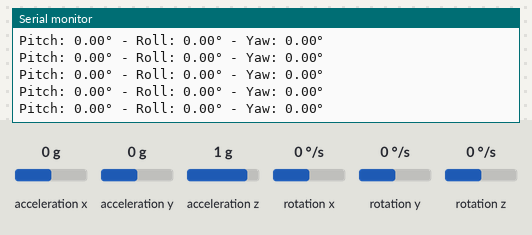
The sketch below on a simulated Arduino Uno, built with avr-gcc and run on an emulated ATmega328P. Shown: the last lines printed to the serial monitor. The test bench sets the inputs (shaded band); at power-on: acceleration x 0 g, acceleration y 0 g, acceleration z 1 g, rotation x 0 °/s, rotation y 0 °/s, rotation z 0 °/s.

Above: at 4.2 s.
4.3 s: acceleration x set to -1.4 g
At 5.1 s:
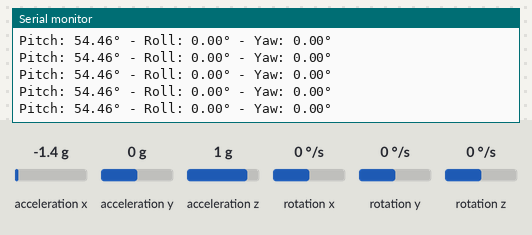
5.8 s: acceleration y set to -1.4 g
At 6.7 s:
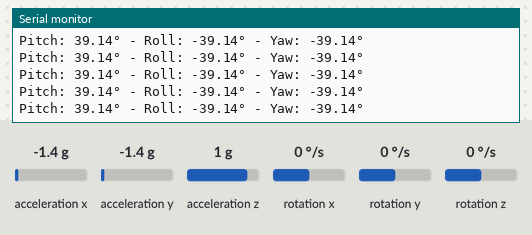
7.3 s: acceleration z set to -1.4 g
At 7.9 s:
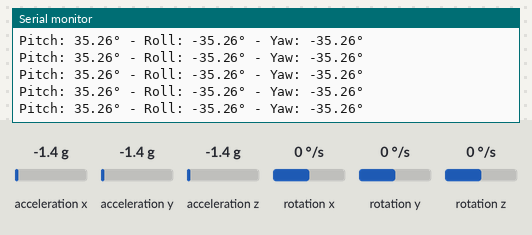
8.8 s: acceleration x set to 0.8 g
At 9.8 s:
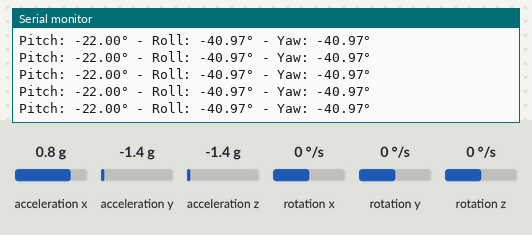
11.8 s: acceleration y set to 0.8 g
At 12.8 s:
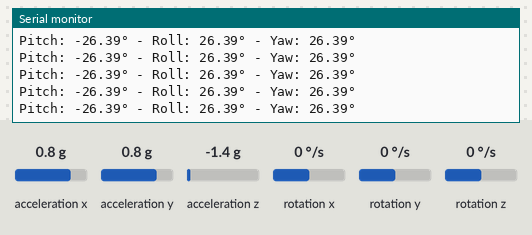
14.8 s: acceleration x set to 0 g
At 15.8 s:
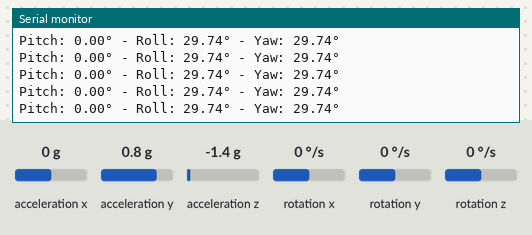
Timing chart, 0 to 17.8 s (numbered marks = the images above; inputs shaded):
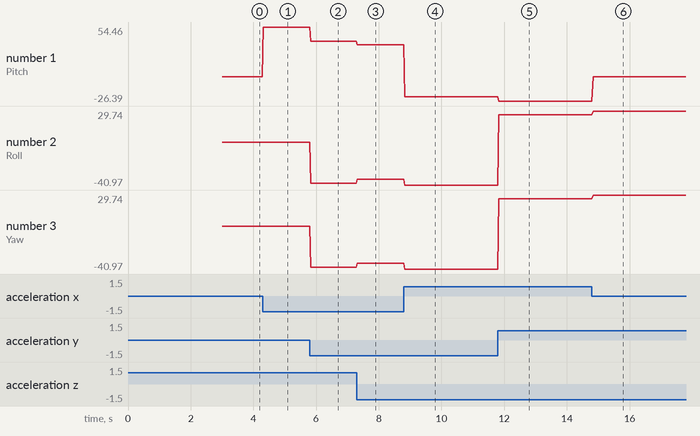

The sketch:

smartpilot2020-pid-test.ino
```cpp
#include <Wire.h>
#include <MPU6050_tockn.h>

MPU6050 GYRO(Wire, 0.1, 0.9);

void setup() {
  Serial.begin(115200);
  Wire.begin();
  GYRO.begin();
  GYRO.calcGyroOffsets(true);
}

void loop() {
    GYRO.update();

    double pitch = GYRO.getAngleY();
    double roll = GYRO.getAngleX();
    double yaw = GYRO.getAngleX();

    Serial.print("Pitch: ");
    Serial.print(pitch);
    Serial.print("° - Roll: ");
    Serial.print(roll);
    Serial.print("° - Yaw: ");
    Serial.print(yaw);
    Serial.println("°");

    delay(30);
}
```

Measured:
- after the input at 4.3 s, the serial monitor: prints a new line at once (image 1)
- after the input at 5.8 s, the serial monitor: prints a new line at once (image 2)
- after the input at 7.3 s, the serial monitor: prints a new line at once (image 3)
- after the input at 8.8 s, the serial monitor: prints a new line at once (image 4)
- after the input at 11.8 s, the serial monitor: prints a new line at once (image 5)
- after the input at 14.8 s, the serial monitor: prints a new line at once (image 6)
- plotted number 1: 0 → 54.46 after the input at 4.3 s, 54.46 → 39.14 after the input at 5.8 s, 39.14 → 35.26 after the input at 7.3 s, 35.26 → -22 after the input at 8.8 s, -22 → -26.39 after the input at 11.8 s
- plotted number 2: 0 → -39.14 after the input at 5.8 s, -39.14 → -35.26 after the input at 7.3 s, -35.26 → -40.97 after the input at 8.8 s, -40.97 → 26.39 after the input at 11.8 s, 26.39 → 29.74 after the input at 14.8 s
